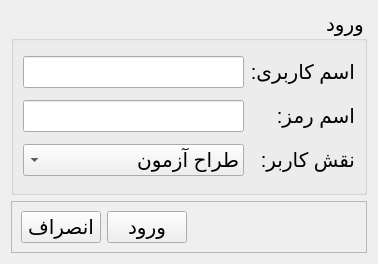
<?xml version="1.0" encoding="UTF-8"?>
<ui version="4.0">
 <class>login</class>
 <widget class="QWidget" name="login">
  <property name="geometry">
   <rect>
    <x>0</x>
    <y>0</y>
    <width>378</width>
    <height>264</height>
   </rect>
  </property>
  <property name="windowTitle">
   <string>ورود به سیستم آزمون چهار گزینه ای</string>
  </property>
  <property name="layoutDirection">
   <enum>Qt::RightToLeft</enum>
  </property>
  <layout class="QHBoxLayout" name="horizontalLayout">
   <item>
    <layout class="QVBoxLayout" name="verticalLayout_2">
     <item>
      <widget class="QGroupBox" name="groupBox">
       <property name="sizePolicy">
        <sizepolicy hsizetype="Expanding" vsizetype="Expanding">
         <horstretch>0</horstretch>
         <verstretch>0</verstretch>
        </sizepolicy>
       </property>
       <property name="minimumSize">
        <size>
         <width>0</width>
         <height>0</height>
        </size>
       </property>
       <property name="font">
        <font>
         <pointsize>15</pointsize>
        </font>
       </property>
       <property name="title">
        <string>ورود</string>
       </property>
       <layout class="QGridLayout" name="gridLayout">
        <item row="0" column="0">
         <widget class="QLabel" name="label">
          <property name="text">
           <string>اسم کاربری:</string>
          </property>
         </widget>
        </item>
        <item row="1" column="0">
         <widget class="QLabel" name="label_2">
          <property name="text">
           <string>اسم رمز:</string>
          </property>
         </widget>
        </item>
        <item row="2" column="0">
         <widget class="QLabel" name="label_3">
          <property name="text">
           <string>نقش کاربر:</string>
          </property>
         </widget>
        </item>
        <item row="0" column="1">
         <widget class="QLineEdit" name="txtUserName"/>
        </item>
        <item row="1" column="1">
         <widget class="QLineEdit" name="txtPassword">
          <property name="inputMask">
           <string/>
          </property>
         </widget>
        </item>
        <item row="2" column="1">
         <widget class="QComboBox" name="cmbRole">
          <item>
           <property name="text">
            <string>طراح آزمون</string>
           </property>
          </item>
          <item>
           <property name="text">
            <string>شرکت کننده در آزمون</string>
           </property>
          </item>
         </widget>
        </item>
       </layout>
      </widget>
     </item>
     <item>
      <widget class="QFrame" name="frame">
       <property name="sizePolicy">
        <sizepolicy hsizetype="Preferred" vsizetype="Fixed">
         <horstretch>0</horstretch>
         <verstretch>0</verstretch>
        </sizepolicy>
       </property>
       <property name="minimumSize">
        <size>
         <width>0</width>
         <height>45</height>
        </size>
       </property>
       <property name="frameShape">
        <enum>QFrame::StyledPanel</enum>
       </property>
       <property name="frameShadow">
        <enum>QFrame::Raised</enum>
       </property>
       <layout class="QHBoxLayout" name="horizontalLayout_4">
        <item>
         <spacer name="horizontalSpacer">
          <property name="orientation">
           <enum>Qt::Horizontal</enum>
          </property>
          <property name="sizeHint" stdset="0">
           <size>
            <width>40</width>
            <height>20</height>
           </size>
          </property>
         </spacer>
        </item>
        <item>
         <widget class="QPushButton" name="btnLogin">
          <property name="sizePolicy">
           <sizepolicy hsizetype="Fixed" vsizetype="Fixed">
            <horstretch>0</horstretch>
            <verstretch>0</verstretch>
           </sizepolicy>
          </property>
          <property name="font">
           <font>
            <pointsize>15</pointsize>
           </font>
          </property>
          <property name="text">
           <string>ورود</string>
          </property>
         </widget>
        </item>
        <item>
         <widget class="QPushButton" name="btnExit">
          <property name="sizePolicy">
           <sizepolicy hsizetype="Fixed" vsizetype="Fixed">
            <horstretch>0</horstretch>
            <verstretch>0</verstretch>
           </sizepolicy>
          </property>
          <property name="font">
           <font>
            <pointsize>15</pointsize>
           </font>
          </property>
          <property name="text">
           <string>انصراف</string>
          </property>
         </widget>
        </item>
       </layout>
      </widget>
     </item>
    </layout>
   </item>
  </layout>
 </widget>
 <resources/>
 <connections/>
</ui>
